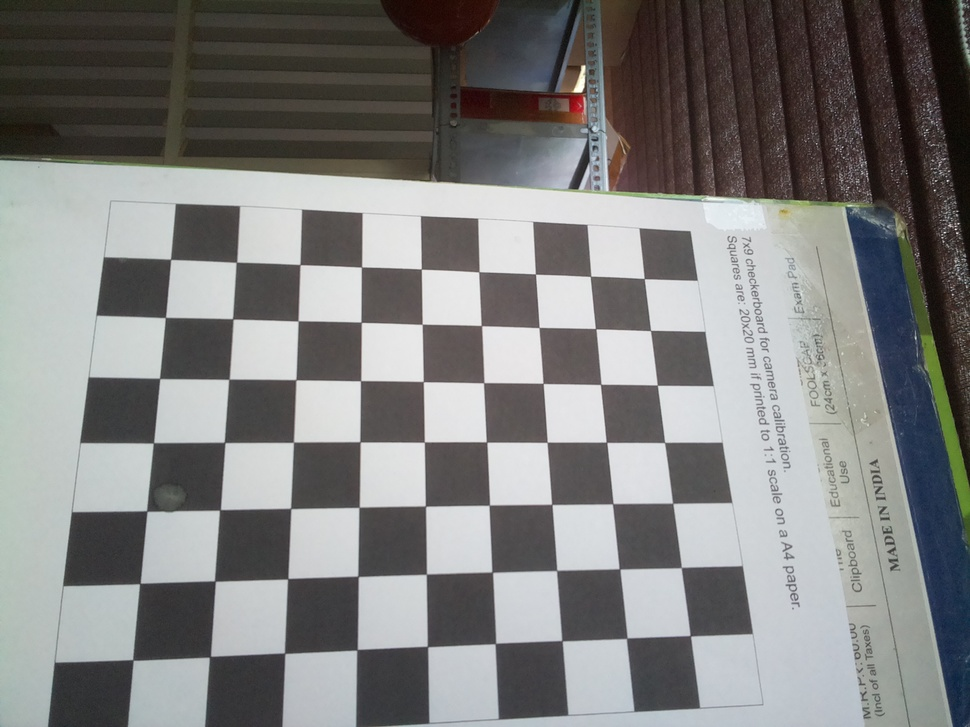
#> input picture images/calib1.jpg, 970 x 727 px, shrunk from 2592 x 1944 before the run; its folder holds only this picture in this run
$ python di.py
#> lines starting #> are read from the running program, lines starting #| are printed output that depends on the picture
import cv2
import numpy as np
import matplotlib.pyplot as plt
from mpl_toolkits.mplot3d import Axes3D
import glob
import os

# ============================================================
# SETTINGS
# ============================================================

CHESSBOARD = (7, 9)
SQUARE_SIZE = 0.020

CALIBRATION_FILE = "calibration_data/calibration.npz"

# ============================================================
# LOAD CALIBRATION
# ============================================================

data = np.load(CALIBRATION_FILE)
#> (reads calibration_data/calibration.npz from the repository)

mtx = data["mtx"]
dist = data["dist"]

print("Camera Matrix:")
print(mtx)

print("\nDistortion:")
print(dist.ravel())

# ============================================================
# CHESSBOARD 3D POINTS
# ============================================================

objp = np.zeros(
    (CHESSBOARD[0] * CHESSBOARD[1], 3),
    np.float32
)

objp[:, :2] = np.mgrid[
    0:CHESSBOARD[0],
    0:CHESSBOARD[1]
].T.reshape(-1, 2)

objp *= SQUARE_SIZE

# ============================================================
# FIND CHESSBOARD POSES AGAIN
# ============================================================

images = glob.glob("images/*.jpg")

criteria = (
    cv2.TERM_CRITERIA_EPS +
    cv2.TERM_CRITERIA_MAX_ITER,
    30,
    0.001
)

poses = []

for fname in images:

    img = cv2.imread(fname)
#> img is the input picture: shape (727, 970, 3); mean B, G, R 126.3, 127.3, 127.4

    if img is None:
        continue

    gray = cv2.cvtColor(img, cv2.COLOR_BGR2GRAY)
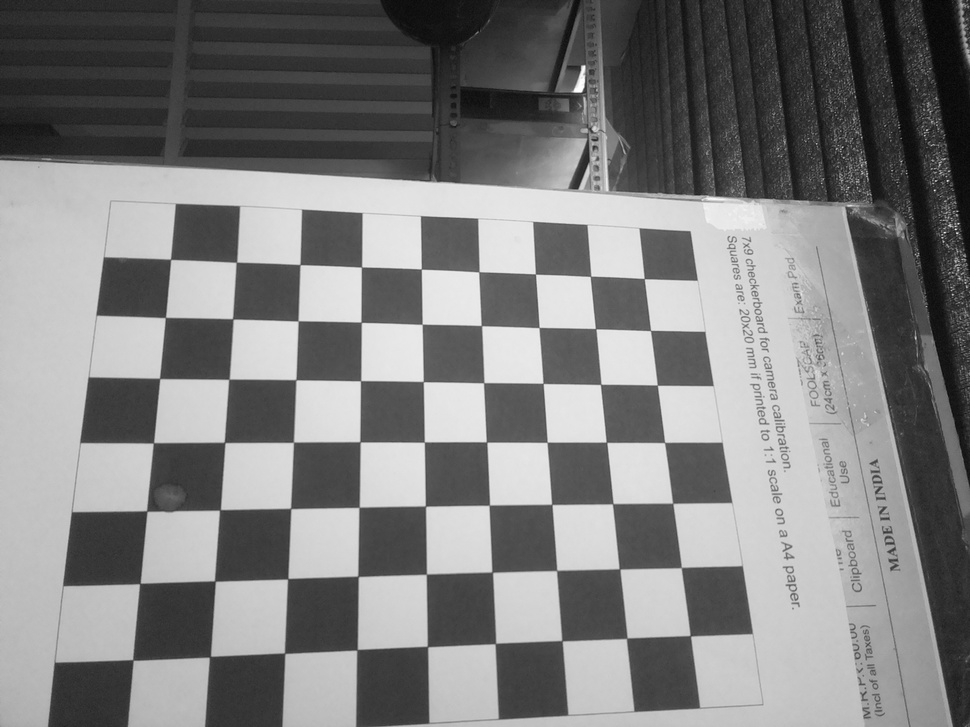
#> gray: shape (727, 970); min 3, max 254, mean 127.2

    found, corners = cv2.findChessboardCorners(
        gray,
        CHESSBOARD,
        None
    )
#> found = True; corners = 63 rows, first 8: [133, 659.8], [139.6, 583.5], [146.9, 511.1], [153.5, 442.6], [159.4, 378.2], [165.1, 317.5], [170.5, 259.1], [209.7, 656.6]

    if not found:
        continue

    corners = cv2.cornerSubPix(
        gray,
        corners,
        (11, 11),
        (-1, -1),
        criteria
    )
#> corners = 63 rows, first 8: [132.8, 659.9], [139.8, 583.5], [146.8, 511], [153.4, 442.9], [159.6, 378.4], [165.4, 317.5], [170.6, 259.4], [209.9, 656.7]

    # Solve camera pose
    success, rvec, tvec = cv2.solvePnP(
        objp,
        corners,
        mtx,
        dist
    )
#> success = True; rvec = [0.0288, -0.141, -1.6]; tvec = [-0.369, -0.0848, 0.757]

    if success:
        poses.append((rvec, tvec, fname))


print(f"\nFound poses for {len(poses)} images.")
#| Found poses for 1 images.

# ============================================================
# 3D PLOT
# ============================================================

fig = plt.figure(figsize=(12, 9))

ax = fig.add_subplot(
    111,
    projection="3d"
)

# ============================================================
# PLOT CAMERA
# ============================================================

camera_pos = np.array([0, 0, 0])

ax.scatter(
    0,
    0,
    0,
    color="red",
    s=100,
    label="Camera"
)

# Camera coordinate axes
axis_length = 0.15

ax.quiver(
    0, 0, 0,
    axis_length, 0, 0,
    color="red",
    linewidth=3
)

ax.quiver(
    0, 0, 0,
    0, axis_length, 0,
    color="green",
    linewidth=3
)

ax.quiver(
    0, 0, 0,
    0, 0, axis_length,
    color="blue",
    linewidth=3
)

ax.text(
    axis_length,
    0,
    0,
    "X"
)

ax.text(
    0,
    axis_length,
    0,
    "Y"
)

ax.text(
    0,
    0,
    axis_length,
    "Z"
)

# ============================================================
# PLOT EACH CHESSBOARD
# ============================================================

for i, (rvec, tvec, fname) in enumerate(poses):

    # Convert rotation vector to rotation matrix
    R, _ = cv2.Rodrigues(rvec)

    # Chessboard points in camera coordinates
    board_points = (
        R @ objp.T
    ).T + tvec.reshape(1, 3)

    x = board_points[:, 0]
    y = board_points[:, 1]
    z = board_points[:, 2]

    # Draw chessboard points
    ax.scatter(
        x,
        y,
        z,
        s=15,
        alpha=0.6
    )

    # Draw chessboard outline
    corners_3d = np.array([
        board_points[0],
        board_points[CHESSBOARD[0] - 1],
        board_points[-1],
        board_points[
            -CHESSBOARD[0]
        ]
    ])

    ax.plot(
        corners_3d[:, 0],
        corners_3d[:, 1],
        corners_3d[:, 2],
        color="black",
        linewidth=1
    )

    # Close outline
    ax.plot(
        [corners_3d[-1, 0], corners_3d[0, 0]],
        [corners_3d[-1, 1], corners_3d[0, 1]],
        [corners_3d[-1, 2], corners_3d[0, 2]],
        color="black"
    )

    # Draw center
    center = board_points.mean(axis=0)

    ax.text(
        center[0],
        center[1],
        center[2],
        str(i + 1),
        fontsize=8
    )
#> this loop made 1 pass
#> (rvec, tvec, fname, center) on pass 1: ([0.0288, -0.141, -1.6], [-0.369, -0.0848, 0.757], 'images/calib1.jpg', [-0.292, -0.147, 0.77])

# ============================================================
# LABELS
# ============================================================

ax.set_title(
    "3D Camera Calibration Visualization",
    fontsize=16
)

ax.set_xlabel("Camera X (meters)")
ax.set_ylabel("Camera Y (meters)")
ax.set_zlabel("Camera Z (meters)")

ax.legend()

# ============================================================
# EQUAL AXIS SCALE
# ============================================================

all_points = []

for rvec, tvec, fname in poses:

    R, _ = cv2.Rodrigues(rvec)

    points = (
        R @ objp.T
    ).T + tvec.reshape(1, 3)

    all_points.append(points)
#> this loop made 1 pass
#> (rvec, tvec, fname) on pass 1: ([0.0288, -0.141, -1.6], [-0.369, -0.0848, 0.757], 'images/calib1.jpg')
#> after the loop, all_points = 1 item

if all_points:

    all_points = np.vstack(all_points)
#> all_points = 63 rows, first 8: [-0.369, -0.0848, 0.757], [-0.37, -0.105, 0.758], [-0.37, -0.125, 0.76], [-0.371, -0.145, 0.761], [-0.372, -0.165, 0.762], [-0.372, -0.184, 0.764], [-0.373, -0.204, 0.765], [-0.349, -0.0853, 0.759]

    max_range = (
        all_points.max(axis=0)
        - all_points.min(axis=0)
    ).max() / 2
#> max_range = 0.0816

    mid = (
        all_points.max(axis=0)
        + all_points.min(axis=0)
    ) / 2
#> mid = [-0.292, -0.147, 0.77]

    ax.set_xlim(
        mid[0] - max_range,
        mid[0] + max_range
    )

    ax.set_ylim(
        mid[1] - max_range,
        mid[1] + max_range
    )

    ax.set_zlim(
        mid[2] - max_range,
        mid[2] + max_range
    )

plt.tight_layout()
plt.show()
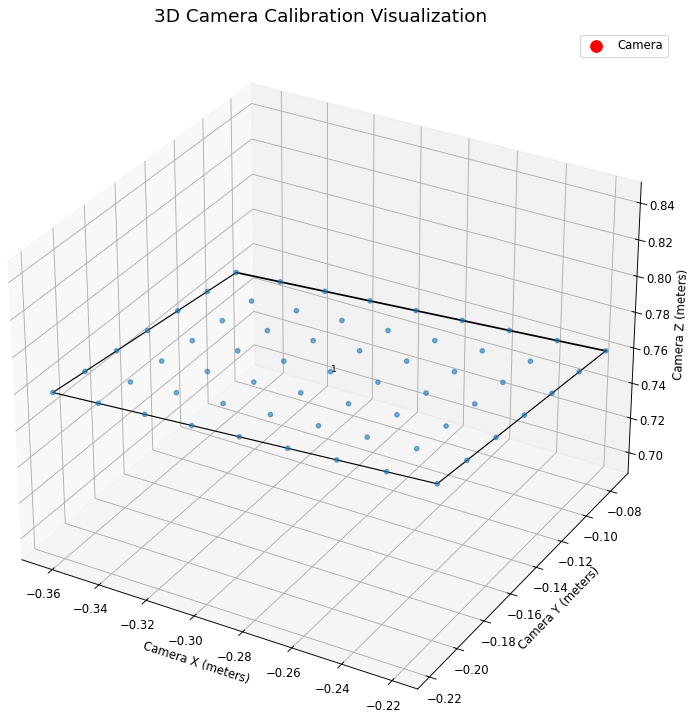
#> figure drawn by matplotlib, 1 panel
